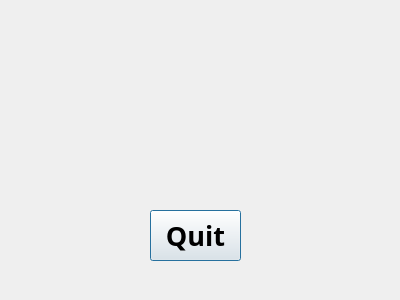
<?xml version="1.0" encoding="UTF-8"?>
<ui version="4.0">
 <class>Result</class>
 <widget class="QDialog" name="Result">
  <property name="geometry">
   <rect>
    <x>0</x>
    <y>0</y>
    <width>400</width>
    <height>300</height>
   </rect>
  </property>
  <property name="windowTitle">
   <string>Dialog</string>
  </property>
  <widget class="QPushButton" name="pushButton">
   <property name="geometry">
    <rect>
     <x>150</x>
     <y>210</y>
     <width>91</width>
     <height>51</height>
    </rect>
   </property>
   <property name="font">
    <font>
     <family>Agency FB</family>
     <pointsize>20</pointsize>
     <weight>75</weight>
     <bold>true</bold>
    </font>
   </property>
   <property name="text">
    <string>Quit</string>
   </property>
  </widget>
  <widget class="QLabel" name="label">
   <property name="geometry">
    <rect>
     <x>50</x>
     <y>40</y>
     <width>100</width>
     <height>100</height>
    </rect>
   </property>
   <property name="text">
    <string/>
   </property>
   <property name="scaledContents">
    <bool>true</bool>
   </property>
  </widget>
  <widget class="QLabel" name="label_2">
   <property name="geometry">
    <rect>
     <x>150</x>
     <y>40</y>
     <width>100</width>
     <height>100</height>
    </rect>
   </property>
   <property name="text">
    <string/>
   </property>
   <property name="scaledContents">
    <bool>true</bool>
   </property>
  </widget>
  <widget class="QLabel" name="label_3">
   <property name="geometry">
    <rect>
     <x>250</x>
     <y>40</y>
     <width>100</width>
     <height>100</height>
    </rect>
   </property>
   <property name="text">
    <string/>
   </property>
   <property name="scaledContents">
    <bool>true</bool>
   </property>
  </widget>
 </widget>
 <resources/>
 <connections/>
</ui>
